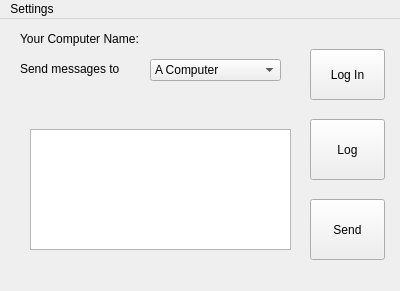
<?xml version="1.0" encoding="UTF-8"?>
<ui version="4.0">
 <class>MainWindow</class>
 <widget class="QMainWindow" name="MainWindow">
  <property name="geometry">
   <rect>
    <x>0</x>
    <y>0</y>
    <width>400</width>
    <height>291</height>
   </rect>
  </property>
  <property name="windowTitle">
   <string>TextDump</string>
  </property>
  <widget class="QWidget" name="centralWidget">
   <widget class="QPushButton" name="send_button">
    <property name="geometry">
     <rect>
      <x>310</x>
      <y>180</y>
      <width>75</width>
      <height>61</height>
     </rect>
    </property>
    <property name="text">
     <string>Send</string>
    </property>
   </widget>
   <widget class="QPushButton" name="log_button">
    <property name="geometry">
     <rect>
      <x>310</x>
      <y>100</y>
      <width>75</width>
      <height>61</height>
     </rect>
    </property>
    <property name="text">
     <string>Log</string>
    </property>
   </widget>
   <widget class="QLabel" name="your_ip_lable">
    <property name="geometry">
     <rect>
      <x>20</x>
      <y>9</y>
      <width>271</width>
      <height>21</height>
     </rect>
    </property>
    <property name="text">
     <string>Your Computer Name: </string>
    </property>
   </widget>
   <widget class="QPlainTextEdit" name="message_text_box">
    <property name="geometry">
     <rect>
      <x>30</x>
      <y>110</y>
      <width>261</width>
      <height>121</height>
     </rect>
    </property>
   </widget>
   <widget class="QLabel" name="destination_ip_lable">
    <property name="geometry">
     <rect>
      <x>20</x>
      <y>40</y>
      <width>101</width>
      <height>20</height>
     </rect>
    </property>
    <property name="text">
     <string>Send messages to :</string>
    </property>
   </widget>
   <widget class="QComboBox" name="computer_list_box">
    <property name="geometry">
     <rect>
      <x>150</x>
      <y>40</y>
      <width>131</width>
      <height>22</height>
     </rect>
    </property>
    <item>
     <property name="text">
      <string>A Computer</string>
     </property>
    </item>
    <item>
     <property name="text">
      <string>Another Computer</string>
     </property>
    </item>
   </widget>
   <widget class="QPushButton" name="pushButton">
    <property name="geometry">
     <rect>
      <x>310</x>
      <y>30</y>
      <width>75</width>
      <height>51</height>
     </rect>
    </property>
    <property name="text">
     <string>Log In</string>
    </property>
   </widget>
  </widget>
  <widget class="QMenuBar" name="menuBar">
   <property name="geometry">
    <rect>
     <x>0</x>
     <y>0</y>
     <width>400</width>
     <height>21</height>
    </rect>
   </property>
   <widget class="QMenu" name="menuSettings">
    <property name="title">
     <string>Settings</string>
    </property>
   </widget>
   <addaction name="menuSettings"/>
  </widget>
  <action name="log_action">
   <property name="checkable">
    <bool>true</bool>
   </property>
   <property name="text">
    <string>Log</string>
   </property>
   <property name="menuRole">
    <enum>QAction::PreferencesRole</enum>
   </property>
  </action>
  <action name="set_hot_key_action">
   <property name="text">
    <string>Set Hot Key</string>
   </property>
   <property name="menuRole">
    <enum>QAction::PreferencesRole</enum>
   </property>
  </action>
  <action name="copy_close_action">
   <property name="enabled">
    <bool>true</bool>
   </property>
   <property name="text">
    <string>Set Copy Close Hot Key</string>
   </property>
   <property name="menuRole">
    <enum>QAction::PreferencesRole</enum>
   </property>
  </action>
 </widget>
 <layoutdefault spacing="6" margin="11"/>
 <resources/>
 <connections/>
</ui>
